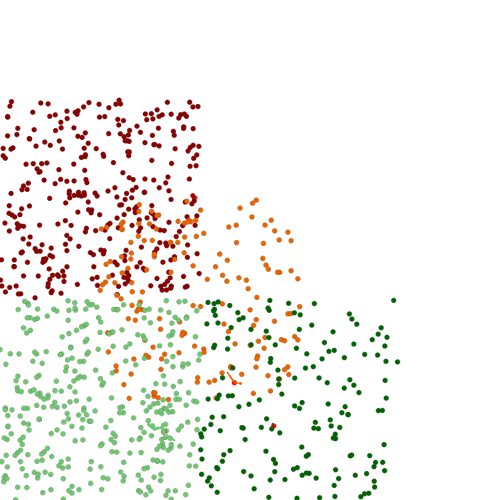
Frame 1 (no input)
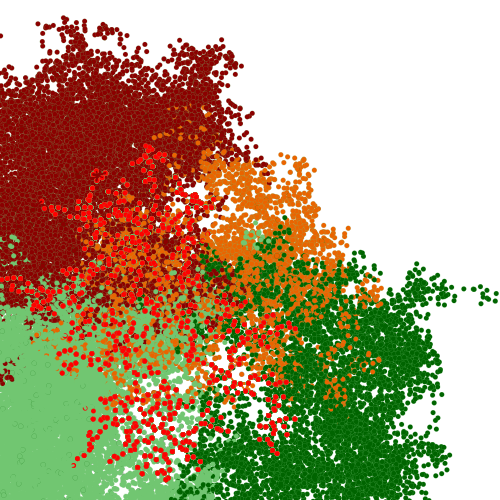
Frame 60 (the mouse pressed at the canvas centre just before this capture)
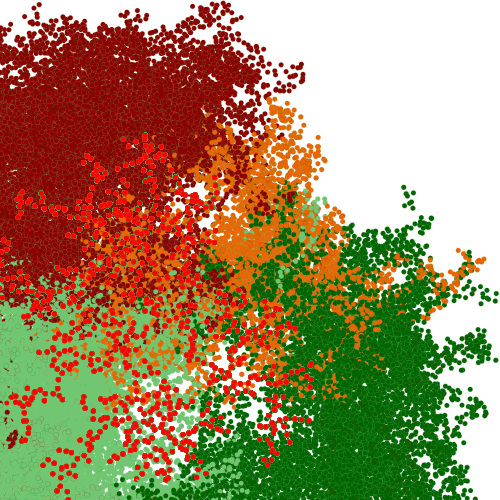
Frame 120 (the mouse held since frame 60 and released just before this capture)

The Processing sketch that drew these frames (run headless with seeded random() and noise(); from frame 60 on, the mouse is pressed at the canvas centre):

// Processing sketch: processing_118281
// ── processing_118281.pde

Cell[] myCells= new Cell[1000];


void setup() {
  size(500, 500);
  background(255);
  //  for (int i=0; i <myCells.length; i++) {
  //    myCells[i]=new Cell();
  //  }

  for (int i=0; i<333 ;i++) {  // . length function
    myCells[i]=new Cell(100, 200, 139, 0, 0);
  }
  for (int i=333; i<500 ;i++) {  // . length function
    myCells[i]=new Cell(200, 300, 234, 100, 0);
  }
  for (int i=500; i<666 ;i++) {  // . length function
    myCells[i]=new Cell(300, 400, 0, 100, 0);
  }
  for (int i=666; i<1000 ;i++) {  // . length function
    myCells[i]=new Cell(100, 400, 113, 198, 113);
  }
  myCells[200].isseed=true;
  myCells[400].isseed=true;
  myCells[600].isseed=true;
  myCells[800].isseed=true;
}


void draw () {
  //background(255);
  for (int i=0; i<myCells.length;i++) {
    //not able to see the cells 
    myCells[i].display();
    myCells[i].update();
  }
  for (int i=0; i<myCells.length; i++) {
    if (myCells[i].isseed== false) {
      for (int j=0; j<myCells.length; j++) {
        if (myCells[j].isseed==true) {
          float d;
          d= PVector.dist(myCells[i].location, myCells[j].location);
          if (d<9) {
            myCells[i].isseed=true;
            //creat lines with random colour and random stokeweight
            strokeWeight(random(1, 3));
            stroke(myCells[j].cellred, myCells[j].cellgreen, myCells[j].cellblue );
            line(myCells[i].location.x, myCells[i].location.y, myCells[j].location.x, myCells[j].location.y);
          }
        }
      }
    }
  }
}

class Cell {
  PVector location= new PVector(); //creating vectors
  PVector velocity=new PVector();
  float dia;
  boolean isseed;
  float cellred, cellgreen, cellblue;
  float lineweight;

  Cell(int x, int y, int red, int gr, int bl) {
    location = new PVector(random(x-100,x+100), random(y-100,y+100));
    dia=5;
    isseed=false;
    cellred=red;
    cellgreen=gr;
    cellblue=bl;
    lineweight=0.1;
  }

  void display() {
    strokeWeight(lineweight);
    if (isseed==true) {
      fill(255, 0, 0);
    }
    if (isseed==false) {
      fill(cellred, cellgreen, cellblue);
    }

    ellipse(location.x, location.y, dia, dia);
  }
  void update() {
    if (isseed==false) {
      velocity = new PVector(random(-10, 10), random(-10, 10));
      location.add(velocity);
    }
  }
}
